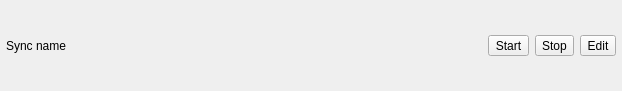
<ui version="4.0" >
 <class>SyncViewItem</class>
 <widget class="QWidget" name="SyncViewItem" >
  <property name="geometry" >
   <rect>
    <x>0</x>
    <y>0</y>
    <width>622</width>
    <height>91</height>
   </rect>
  </property>
  <property name="windowTitle" >
   <string>SyncViewItem</string>
  </property>
  <layout class="QHBoxLayout" >
   <property name="spacing" >
    <number>6</number>
   </property>
   <property name="leftMargin" >
    <number>6</number>
   </property>
   <property name="topMargin" >
    <number>6</number>
   </property>
   <property name="rightMargin" >
    <number>6</number>
   </property>
   <property name="bottomMargin" >
    <number>6</number>
   </property>
   <item>
    <widget class="QLabel" name="sync_name_lbl" >
     <property name="text" >
      <string>Sync name</string>
     </property>
    </widget>
   </item>
   <item>
    <widget class="QLabel" name="sync_info_lbl" />
   </item>
   <item>
    <spacer>
     <property name="orientation" >
      <enum>Qt::Horizontal</enum>
     </property>
     <property name="sizeHint" >
      <size>
       <width>40</width>
       <height>20</height>
      </size>
     </property>
    </spacer>
   </item>
   <item>
    <widget class="QToolButton" name="start_btn" >
     <property name="statusTip" >
      <string>Start synchronisation</string>
     </property>
     <property name="text" >
      <string>Start</string>
     </property>
    </widget>
   </item>
   <item>
    <widget class="QToolButton" name="stop_btn" >
     <property name="statusTip" >
      <string>Stop synchronisation</string>
     </property>
     <property name="text" >
      <string>Stop</string>
     </property>
    </widget>
   </item>
   <item>
    <widget class="QToolButton" name="edit_btn" >
     <property name="statusTip" >
      <string>Edit synchronisation</string>
     </property>
     <property name="text" >
      <string>Edit</string>
     </property>
    </widget>
   </item>
  </layout>
 </widget>
 <resources>
  <include location="resources.qrc" />
 </resources>
 <connections/>
</ui>
